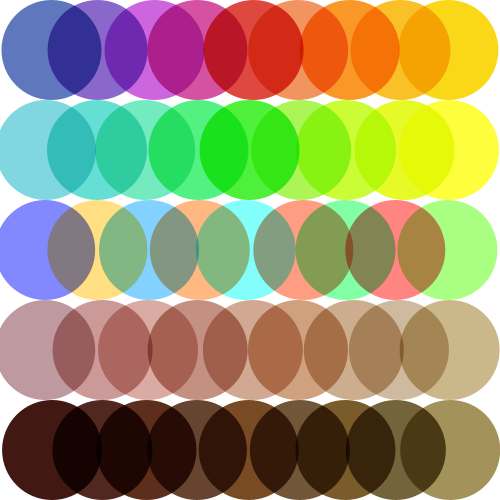
Frame 1 (no input)
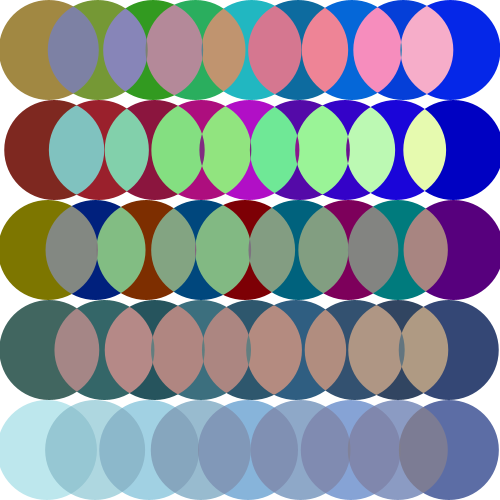
Frame 60 (the mouse pressed at the canvas centre just before this capture)
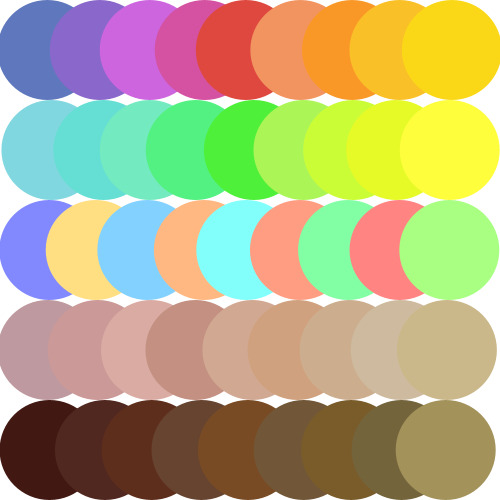
Frame 120 (the mouse held since frame 60 and released just before this capture)

The Processing sketch that drew these frames (run headless with seeded random() and noise(); from frame 60 on, the mouse is pressed at the canvas centre):

// Processing sketch: Exercise4_2CoolColors2CarolineYau
// ── Exercise4_2CoolColors2CarolineYau.pde
//Caroline Yau
//Exercise 4.2 Cool Colors

//2. LightSpots
//Using argument l to control the blend mode, and argument r to set the range for vibrations
int t=0;
int time = 1000;
int currentTime;
int passedTime;
int savedTime = 0;
color[][] c = {{#5e77bd, #8a67ca, #cd65df, #d551a1, #de483e, #f29460, #fa9827, #fac027, #fad817}, 
               {#81d7df, #65dfd3, #74eac1, #52f181, #4ef039, #abf557, #cbfd37, #e5fa26, #fffe3d}, 
               {#8289ff, #ffdf82, #82d1ff, #ffb882, #82fffa, #ff9d82, #82ffa4, #ff8482, #a8ff82}, 
               {#be999f, #cb9997, #d9aba2, #c39081, #d1a892, #d0a17e, #ccae8f, #ceba9e, #cbb88a}, 
               {#421812, #51281f, #5e2e1c, #674430, #784b25, #715737, #795c2a, #74643c, #a3925a}};
void setup(){
  size(500, 500);
}

void draw(){
  currentTime = millis();
  passedTime = currentTime - savedTime;
  background(255);
  blendMode(MULTIPLY);
  noStroke();
  for (int j=0; j<5; j++){
    for (int i=0; i<9; i++){
      spot(i, j, t, 5);
    }
  }
  if (passedTime > time*(t+1)){
    t = t+1;
  }
  if (t == 5) {
    t=0;
    savedTime = millis();
  }
}

void spot(int x, int y, int l, float r){
  if (l==0){
    blendMode(MULTIPLY);
  }
  else if (l==1){
    blendMode(EXCLUSION);
  }
  else if (l==2){
    blendMode(DIFFERENCE);
  }
  else if (l==3){
    blendMode(BLEND);
  }
  else if (l==4){
    blendMode(SUBTRACT);
  }
  fill(c[y][x]);
  ellipse(50+x*50+random(-r, r), 50+y*100, 100, 100);
}
